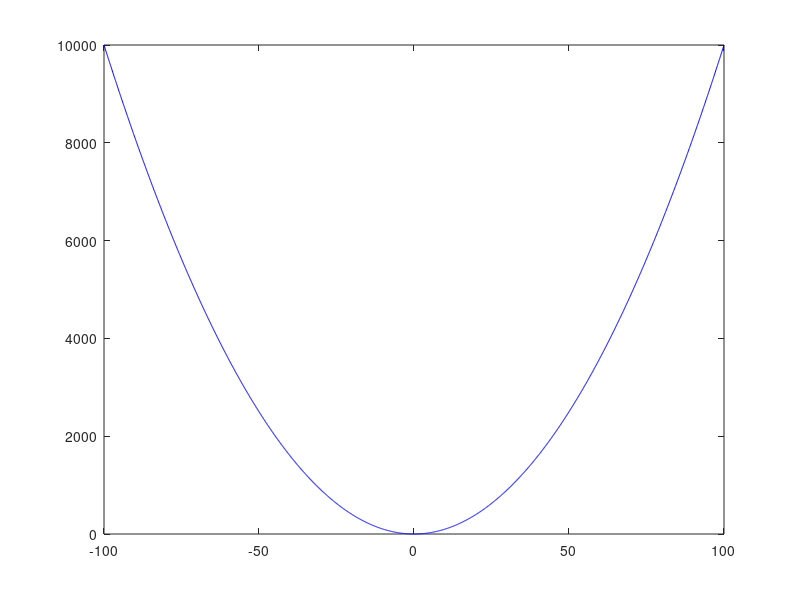

This chart was generated by the following MATLAB code: (Note: this script raises an error after producing the figure.)
clear all; close all; clc;

%%% algorithm 
% define function
% sample random points across the input space
% find your objective
% (or)
% set optim = inf or some large value
% and iterate for certain epochs
% find objective ex: sample x randomly and find max(-inf, f(x))

%% approach 1

f = @(x) x.^2;

%generates integers from kill picom

x = randi([-100, 100], 1, 100000) .* rand(1, 100000);

y = f(x);

[out, outi] = min(y);

fprintf('optimal f(%0.5f) = %0.5f\n', x(outi), out);

%% approach 2

optim = Inf;

parfor i = 1:10000

    x = rand(1) .* randi([-100, 100]);
    optim = min(optim, f(x));

end

disp(optim)


% not so useful to find optimum unless:
% 1. we can do for a fixed interval
% 2. you must now if min exist a that interval
% 3. f(x) can be estimated faster


%% plotting

inputs = -100:0.1:100;
outputs = f(inputs);

% plot input vs result

plot(inputs, outputs, 'b-'); hold on;
scatter(x, y, '*');
plot([out, out], [min(y), max(y)], 'r--');
hold off;